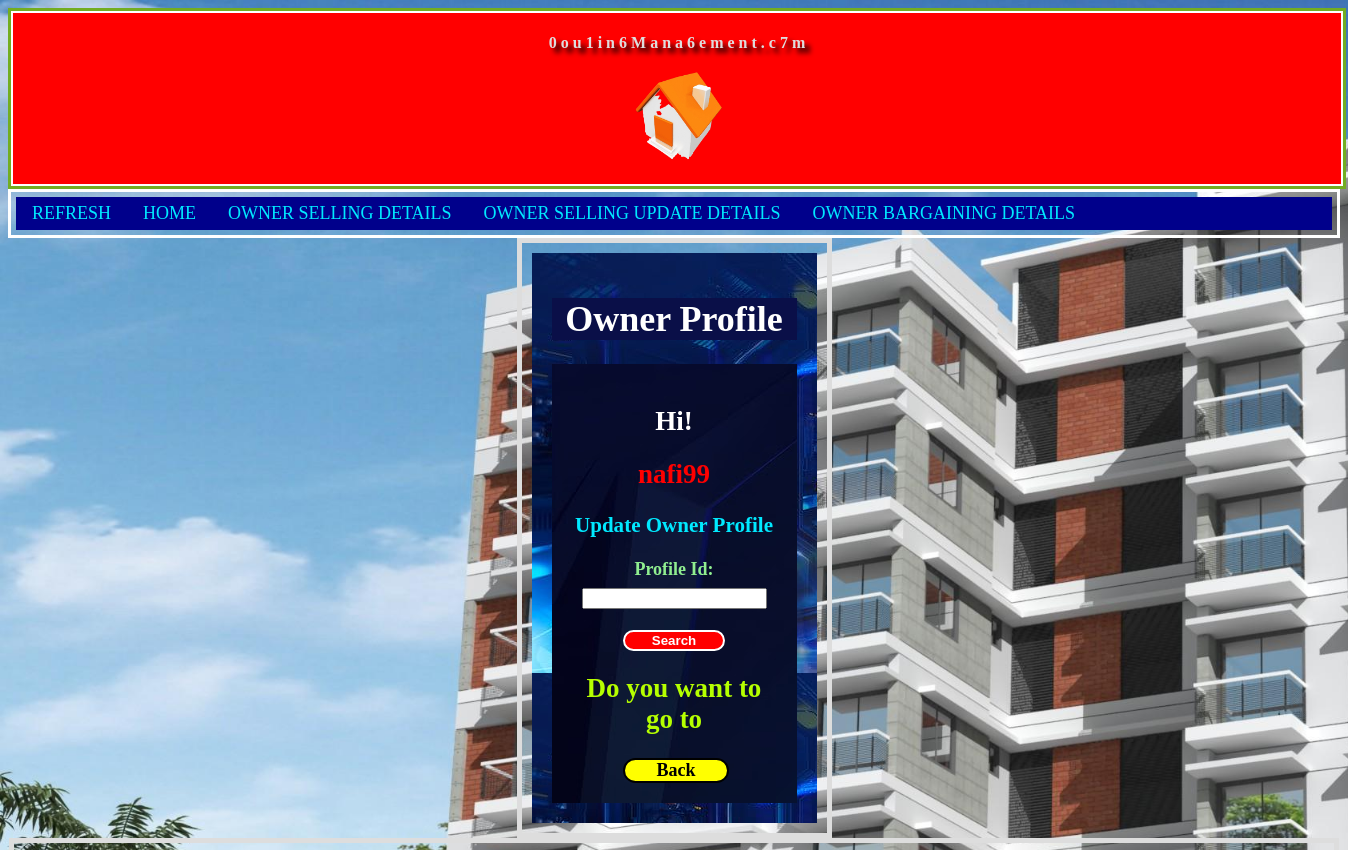
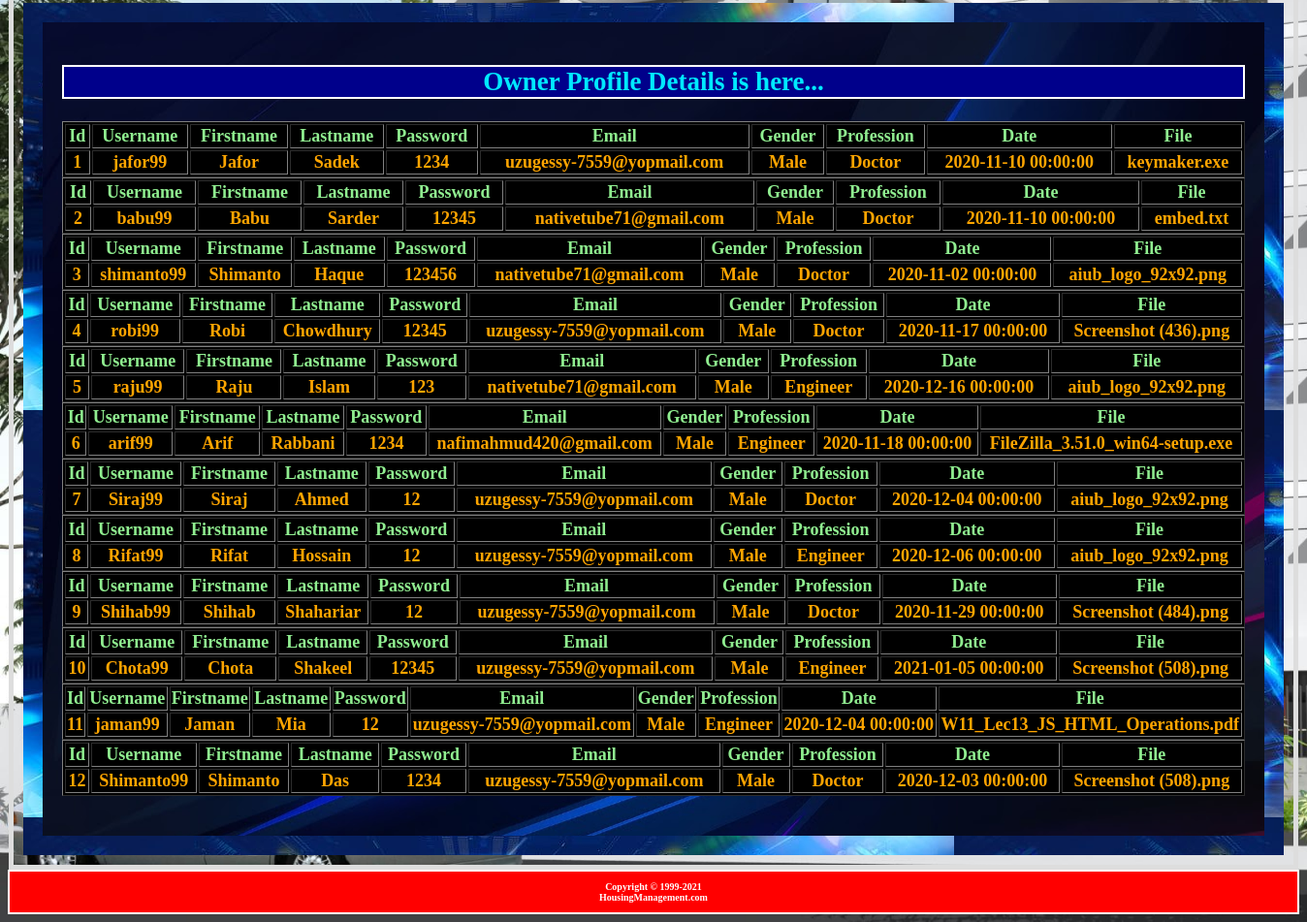
Page /Account/Admin/View/OwnerProfile.php (signed in) on the committed database (2 pictures, top to bottom).
### tables this page shows
CREATE TABLE `owners` (
  `id` int(11) NOT NULL,
  `username` varchar(50) NOT NULL,
  `firstname` varchar(30) NOT NULL,
  `lastname` varchar(30) NOT NULL,
  `password` varchar(10) NOT NULL,
  `email` varchar(50) NOT NULL,
  `gender` varchar(10) NOT NULL,
  `profession` varchar(50) NOT NULL,
  `date` datetime DEFAULT NULL,
  `file` varchar(50) NOT NULL
);

### Account/Admin/Control/Logindb.php (called while the page is built, shortened)
<?php
class Logindb{
 function FetchCheckUser($conn,$table)
 {
 $result = $conn->query("SELECT * FROM ". $table);
 return $result;
 }
}
?>

### Account/Admin/View/OwnerProfile.php (the view, shortened to what this page needs)
<?php
include('../Control/Logindb.php');
$error="";
?>
<!DOCTYPE html>
<html>
<head>
<link rel="stylesheet" type="text/css" href="../CSS/ProfileStyle.css">
<link rel="stylesheet" type="text/css" href="../CSS/TitleStyle.css">
<link rel="stylesheet" type="text/css" href="../CSS/HeaderFooterStyle.css">
<link rel="stylesheet" type="text/css" href="../CSS/ButtonStyle.css">
<link rel="stylesheet" type="text/css" href="../CSS/NavBarStyle.css">
</head>
<body>
<h6 id="Header"><?php include '../Header/header.php';?></h6>
<div class="sticky">
<div class="topnav">
<a href="OwnerProfile.php">REFRESH</a>
<a href="LoginResult.php">HOME</a>
<a href="OwnerSell.php">OWNER SELLING DETAILS</a>
<a href="OwnerSellUpdate.php">OWNER SELLING UPDATE DETAILS</a>
<a href="OwnerBargain.php">OWNER BARGAINING DETAILS</a>
</div>
</div>
<div id="ProfileBlock">
<div id="ProfileBlock2">
<div id="ProfileBlock3">
<h1 id="Title">Owner Profile</h1>
</div>
<div id="ProfileBlock4">
<h2 id="Hi">Hi! </h2> <h2 id="Username"><?php echo  $_SESSION["un"]; ?><br><h3 id="YourProfile">Update Owner Profile</h3></h2>
<b>
<form action="<?php echo htmlspecialchars($_SERVER["PHP_SELF"]);?>" method='post' onsubmit="return validateForm2()">
  <Label id="FlatId">Profile Id:</label><br> <?php echo $error;?> <h4 id="jsprofileiderror"></h4>
  <input type="text" id="profileid" name="id" ><br><br>
  <input type="submit" name="idsubmit" id="Button" value="Search">
</form>
<h2 id="Marquee"><marquee direction=left>Do you want to go to </marquee></h2> <div class="link"><a href="LoginResult.php">Back</a></div>
</div>
</div>
</div>
<div id="RegistrationBlock">
<div id="RegistrationBlock2">
<div id="RegistrationBlock5">
</div>
<div id="RegistrationBlock6">
<?php
  echo "<h2 id='UserList'>Owner Profile Details is here...</h2>";
  $connection = new Logindb();
$conobj=$connection->OpenCon();
$userQuery=$connection->FetchCheckUser($conobj,"owners");
if ($userQuery->num_rows > 0) {
        while($row = $userQuery->fetch_assoc()) {
          echo "<table style='background-color:black; width:100%' border=1>".
          "<tr style='color:lightgreen'>".
            "<th>"."Id"."</th> ".
            "<th>"."Username"."</th> ".
            "<th>"."Firstname"."</th> ".
            "<th>"."Lastname"."</th> ".
            "<th>"."Password"."</th> ".
            "<th>"."Email"."</th> ".
            "<th>"."Gender"."</th> ".
            "<th>"."Profession"."</th> ".
            "<th>"."Date"."</th> ".
            "<th>"."File"."</th> ".
          "</tr>".
          "<tr style='color:orange'>".
            "<td>".$row["id"]."</td>".
            "<td>".$row["username"]."</td>".
            "<td>".$row["firstname"]."</td>".
            "<td>".$row["lastname"]."</td>".
            "<td>".$row["password"]."</td>".
            "<td>".$row["email"]."</td>".
            "<td>".$row["gender"]."</td>".
            "<td>".$row["profession"]."</td>".
            "<td>".$row["date"]."</td>".
            "<td>".$row["file"]."</td>".
          "</tr>".
          "</tr>".
        "</table>";
        }
      }
      else {
        echo "0 results";
      }
?><br>
</div>
</div>
</div>
</body>
<h6 id="Footer"><?php include '../Footer/footer.php';?></h6>
</html>

### Account/Admin/CSS/ProfileStyle.css (style rules this page uses)
div#ProfileBlock { width:285px;border:5px solid #ddd;padding:10px;margin:auto; text-align:center }
body { background-image: url('../Images/G.jpg'); background-repeat:no-repeat; background-size:cover; color:orange;font-size:18px; min-height: 140vh }
div#ProfileBlock2 { background-image: url('../Images/F2.jpg'); padding:20px }
div#ProfileBlock3 { background-color: #0A0F48;color:#00E9FF; padding:0px }
div#ProfileBlock4 { background-image: url('../Images/F1.jpg');color:orange;padding:20px;font-size:18px }
h2#Hi { color:white }
h2#Username { color:red }
h3#YourProfile { color:#00E9FF }
h2#Marquee { color: #B6FF00 }
div#RegistrationBlock { width:1300px;border:5px solid #ddd;padding:10px;margin:auto;text-align:center }
body { background-image: url('../Images/G.jpg'); background-repeat:no-repeat; background-size:cover;color:orange;font-size:18px }
div#RegistrationBlock2 { background-image: url('../Images/F2.jpg');color:black; padding:20px }
div#RegistrationBlock5 { background-image: url('../Images/F1.jpg');color:#B6FF00;padding:1px }
div#RegistrationBlock6 { background-image: url('../Images/F1.jpg');color:#00FFA8;padding:20px;font-size:18px }
h2#UserList { color:#00E9FF; background-color:darkblue; border:2px solid white }
Label#FlatId { color:lightgreen }

### Account/Admin/CSS/TitleStyle.css (style rules this page uses)
h1#Title { color:white; font-family:calibri }

### Account/Admin/CSS/HeaderFooterStyle.css (style rules this page uses)
h6#Header { font-family: verdana; color: white; margin:0% }
h6#Footer { font-size:10px; font-family: verdana; text-align: center; color:white; background-color: red; display:block; border:2px solid white; margin:0% }

### Account/Admin/CSS/ButtonStyle.css (style rules this page uses)
input#Button { background-color:red; color:white; border:2px solid white; cursor:pointer; font-weight:bold; display:block; border-radius: 50px; width:50%; margin-left:25%; margin-right:25%; }
.link a { background-color:yellow; color:black; border:2px solid black; cursor:pointer; font-family:calibri; text-decoration: none; display: block; text-align: center; border-radius: 50px; font-weight: bold; width:50%; margin-left:25%; margin-right:25%; }

### Account/Admin/CSS/NavBarStyle.css (style rules this page uses)
.topnav { overflow: hidden; background-color: darkblue; }
.topnav a { float: left; display: block; color: #00E9FF; text-align: center; padding: 6px 16px; text-decoration: none; }
div.sticky { position: -webkit-sticky; position: sticky; top: 0; background-color:transparent; border: 3px solid white; padding: 5px; font-size: 18px; font-family:calibri; animation: myfirst 10s 100000000; }

### rows in the picture
owners: id "1", username "jafor99", firstname "Jafor", lastname "Sadek", password "1234", email "uzugessy-7559@yopmail.com", gender "Male", profession "Doctor", date "2020-11-10 00:00:00", file "keymaker.exe"
owners: id "2", username "babu99", firstname "Babu", lastname "Sarder", password "12345", email "nativetube71@gmail.com", gender "Male", profession "Doctor", date "2020-11-10 00:00:00", file "embed.txt"
owners: id "3", username "shimanto99", firstname "Shimanto", lastname "Haque", password "123456", email "nativetube71@gmail.com", gender "Male", profession "Doctor", date "2020-11-02 00:00:00", file "aiub_logo_92x92.png"
owners: id "4", username "robi99", firstname "Robi", lastname "Chowdhury", password "12345", email "uzugessy-7559@yopmail.com", gender "Male", profession "Doctor", date "2020-11-17 00:00:00", file "Screenshot (436).png"
owners: id "5", username "raju99", firstname "Raju", lastname "Islam", password "123", email "nativetube71@gmail.com", gender "Male", profession "Engineer", date "2020-12-16 00:00:00", file "aiub_logo_92x92.png"
owners: id "6", username "arif99", firstname "Arif", lastname "Rabbani", password "1234", email "nafimahmud420@gmail.com", gender "Male", profession "Engineer", date "2020-11-18 00:00:00", file "FileZilla_3.51.0_win64-setup.exe"
owners: id "7", username "Siraj99", firstname "Siraj", lastname "Ahmed", password "12", email "uzugessy-7559@yopmail.com", gender "Male", profession "Doctor", date "2020-12-04 00:00:00", file "aiub_logo_92x92.png"
owners: id "8", username "Rifat99", firstname "Rifat", lastname "Hossain", password "12", email "uzugessy-7559@yopmail.com", gender "Male", profession "Engineer", date "2020-12-06 00:00:00", file "aiub_logo_92x92.png"
owners: id "9", username "Shihab99", firstname "Shihab", lastname "Shahariar", password "12", email "uzugessy-7559@yopmail.com", gender "Male", profession "Doctor", date "2020-11-29 00:00:00", file "Screenshot (484).png"
owners: id "10", username "Chota99", firstname "Chota", lastname "Shakeel", password "12345", email "uzugessy-7559@yopmail.com", gender "Male", profession "Engineer", date "2021-01-05 00:00:00", file "Screenshot (508).png"
owners: id "11", username "jaman99", firstname "Jaman", lastname "Mia", password "12", email "uzugessy-7559@yopmail.com", gender "Male", profession "Engineer", date "2020-12-04 00:00:00", file "W11_Lec13_JS_HTML_Operations.pdf"
owners: id "12", username "Shimanto99", firstname "Shimanto", lastname "Das", password "1234", email "uzugessy-7559@yopmail.com", gender "Male", profession "Doctor", date "2020-12-03 00:00:00", file "Screenshot (508).png"

### other values in the picture
$_SESSION["un"] "nafi99"
